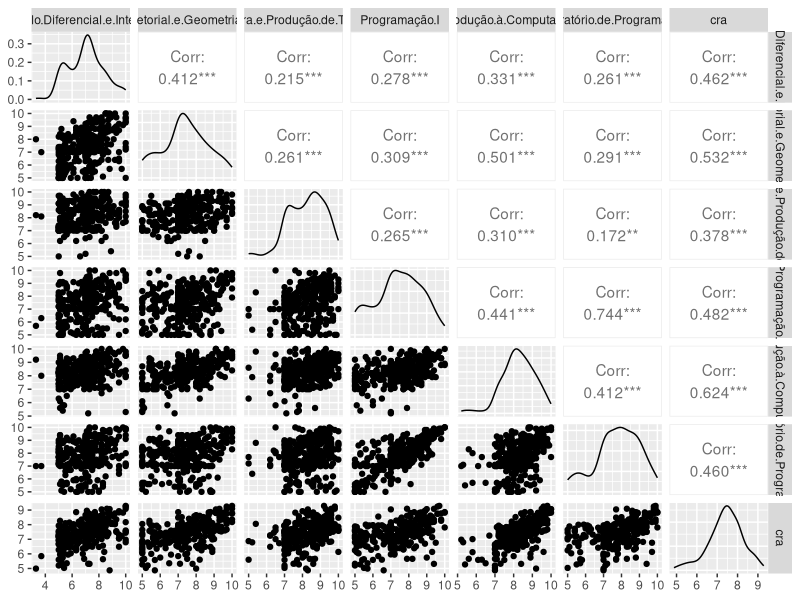
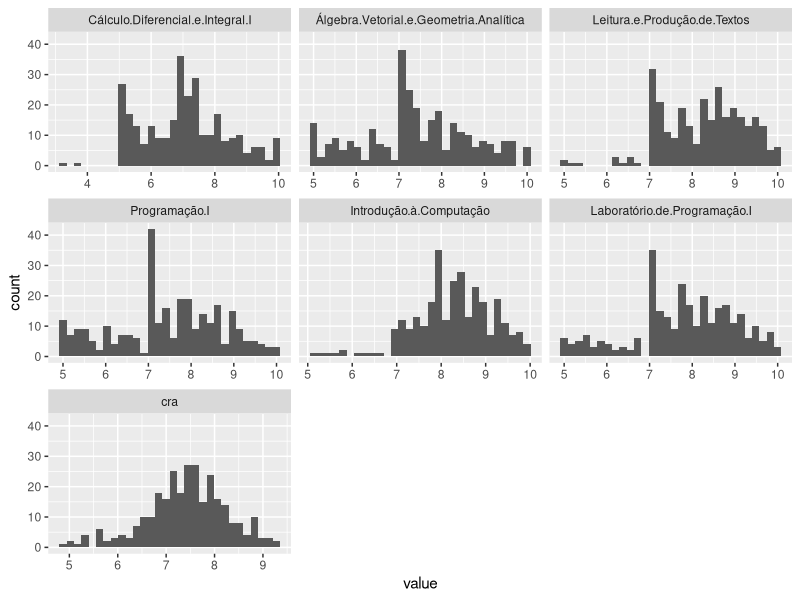
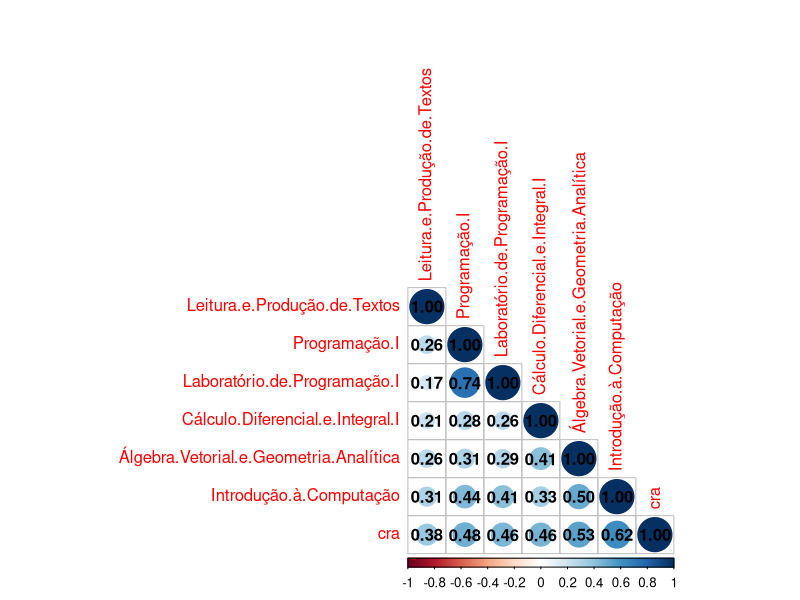
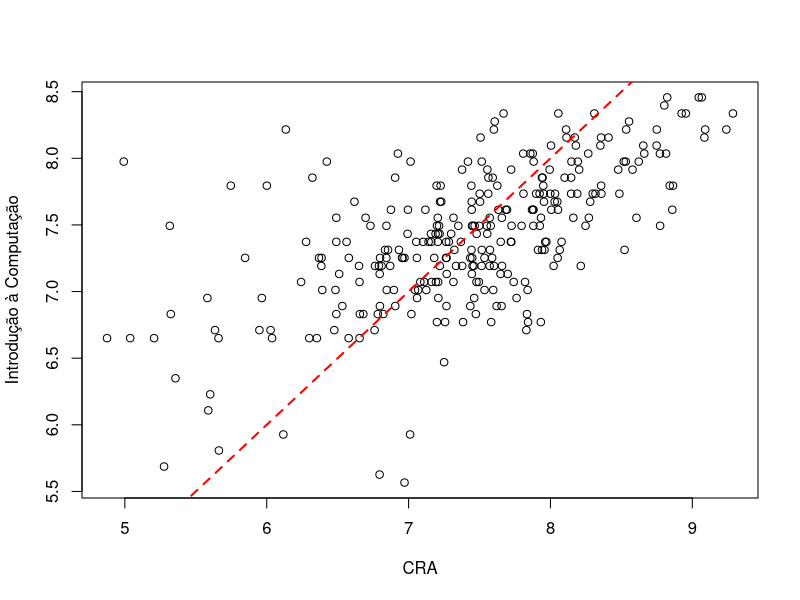
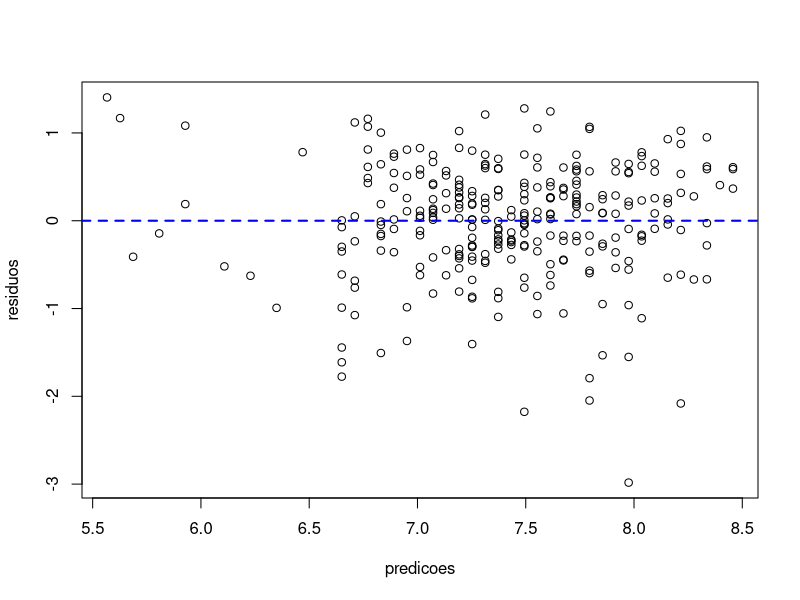
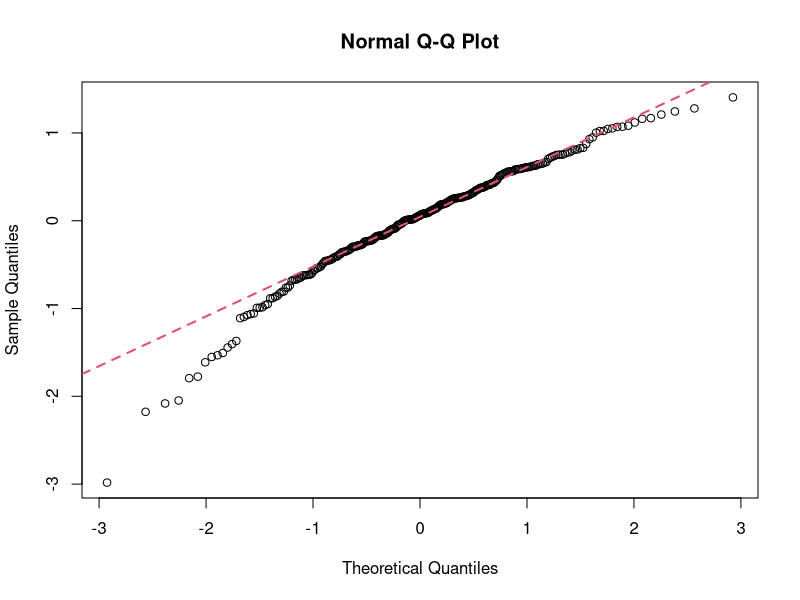
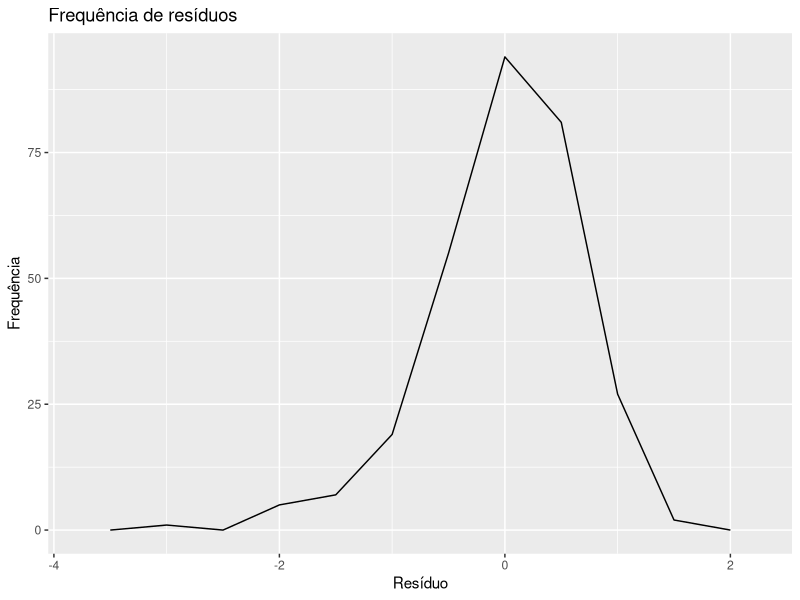
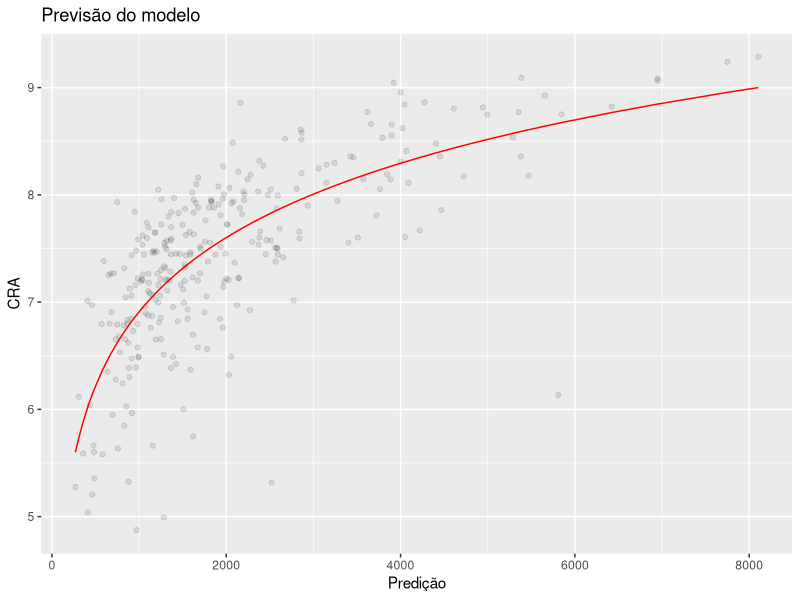

These figures' R source, in order:
## ---- chunk 1
library(dplyr)
library(reshape2)
library(GGally)
library(ggplot2)
library(corrplot)
## ---- chunk 2
dados <- read.csv("dados/graduados.csv")
## ---- chunk 3
#ordenando os dados pela matrícula
graduados <- dados %>%
  arrange(matricula)

#filtrando dados e removendo os NaNs
graduados.clean <- graduados %>%
  filter(!is.na(media))

#calculando CRA dos alunos e salvando numa coluna
graduados.cra <- graduados.clean %>%
  group_by(matricula) %>%
  mutate(cra.contrb = media*creditos) %>%
  summarise(cra = sum(cra.contrb)/sum(creditos))

#utilizando a função dcast para deixar o dataset na forma ideal para a análise
graduados.model.input <- graduados.clean %>%
  group_by(matricula, disciplina) %>%
  filter(media == max(media))%>%
  ungroup() %>%
  select(matricula, disciplina, media) %>%
  mutate(disciplina = as.factor(gsub(" ", ".", disciplina))) %>%
  dcast(matricula ~disciplina, mean) %>%
  merge(graduados.cra)
## ---- chunk 4
#filtrando disciplinas
primeiro.periodo <- graduados.model.input %>%
  select(matricula, Cálculo.Diferencial.e.Integral.I, Álgebra.Vetorial.e.Geometria.Analítica, Leitura.e.Produção.de.Textos, Programação.I, Introdução.à.Computação, Laboratório.de.Programação.I, cra)

#removendo NaNs
primeiro.periodo <- na.omit(primeiro.periodo)
primeiro.periodo <- primeiro.periodo %>% select(-matricula)

#plotando relacionamento entra as disciplinas
ggpairs(primeiro.periodo)

#utilizamos a função melt para transformar os dados e podermos ter o plot dos histogramas de todas as disciplinas
df1 <- melt(primeiro.periodo)

#plotando histogramas
ggplot(df1,aes(x = value)) + 
    facet_wrap(~variable, scales = "free_x") + 
    geom_histogram()
## ---- chunk 5
#calculando matriz de correlação
correlationMatrix1 <- cor(primeiro.periodo)

print(correlationMatrix1)

#utlizamos a bibliota corrplot para montar o gráfico com as correlações
corrplot(correlationMatrix1, method="circle", type="lower", order="hclust", addCoef.col = "black")
## ---- chunk 6
#modelo de regressao linear apenas com a disciplina de (IC) Introdução a Computação
IC <- primeiro.periodo$Introdução.à.Computação
CRA.p.1 <- primeiro.periodo$cra

lm.IC = lm(CRA.p.1 ~ IC)
## ---- chunk 7
summary(lm.IC)
## ---- chunk 8
predicoes = predict.lm(lm.IC,primeiro.periodo)
residuos = CRA.p.1 - predicoes
## ---- chunk 9
axisRange = extendrange(c(CRA.p.1,predicoes)) #deixando as variáveis na mesma escala

#plot modelo
plot(CRA.p.1,predicoes, xlab="CRA", ylab="Introdução à Computação")
abline(0,1,col="red",lty=2,lwd=2)

## ---- chunk 10
#plot residuos
plot(predicoes,residuos)
abline(h=0,col="blue",lty=2,lwd=2)

## ---- chunk 11
qqnorm(residuos)
qqline(residuos, col = 2,lwd=2,lty=2)
## ---- chunk 12
ggplot(lm.IC, aes(.resid)) + labs(title="Frequência de resíduos", x= "Resíduo", y="Frequência") + 
  geom_freqpoly(binwidth = 0.5) 
## ---- chunk 13
#modelo utilizando todas as variaveis
lm.primeiro.periodo <- lm(cra ~ Laboratório.de.Programação.I + Programação.I + Introdução.à.Computação + Cálculo.Diferencial.e.Integral.I + Álgebra.Vetorial.e.Geometria.Analítica + Leitura.e.Produção.de.Textos, primeiro.periodo)
lm.primeiro.periodo


library(broom)
tidy(lm.primeiro.periodo, conf.int = TRUE)

## ---- chunk 14
#plot do modelo
prediction <- predict(lm.primeiro.periodo)

exp.prediction <- exp(prediction) - 1 #transformando o vetor de predição para a unidade original do problema (em ha).

lm_prediction <- data.frame(pred = exp.prediction, obs = primeiro.periodo$cra)

ggplot(lm_prediction, aes(pred, obs)) +  geom_point(alpha = 0.1, position = position_jitter(width = 0.3)) + 
  labs(title="Previsão do modelo", x= "Predição", y="CRA") +  
  geom_line(aes(y = predict(lm.primeiro.periodo, primeiro.periodo)), colour = "red")
## ---- chunk 15
predicoes = predict.lm(lm.primeiro.periodo,primeiro.periodo)
residuos = primeiro.periodo$cra - predicoes
plot(predicoes,residuos)
abline(h=0,col="blue",lty=2,lwd=2)

## ---- chunk 16
qqnorm(residuos)
qqline(residuos, col = 2,lwd=2,lty=2)
## ---- chunk 17
ggplot(lm.primeiro.periodo, aes(.resid)) + labs(title="Frequência de resíduos", x= "Resíduo", y="Frequência") + 
  geom_freqpoly(binwidth = 0.5) 
## ---- chunk 18
segundo.periodo <-  graduados.model.input %>%
  select(matricula, Cálculo.Diferencial.e.Integral.II, Matemática.Discreta, Programação.II, Teoria.dos.Grafos, Fundamentos.de.Física.Clássica, Laboratório.de.Programação.II, cra)

segundo.periodo <- na.omit(segundo.periodo)
segundo.periodo <- segundo.periodo %>% select(-matricula)

ggpairs(segundo.periodo)

df2 <- melt(segundo.periodo)

ggplot(df2,aes(x = value)) + 
    facet_wrap(~variable, scales = "free_x") + 
    geom_histogram()

## ---- chunk 19
correlationMatrix2 <- cor(segundo.periodo)
print(correlationMatrix2)
corrplot(correlationMatrix2, method="circle", type="lower", order="hclust", addCoef.col = "black")
## ---- chunk 20
lm.segundo.periodo <- lm(cra ~ Cálculo.Diferencial.e.Integral.II + Matemática.Discreta + Programação.II + Teoria.dos.Grafos+ Fundamentos.de.Física.Clássica+ Laboratório.de.Programação.II, segundo.periodo)


library(broom)
tidy(lm.segundo.periodo, conf.int = TRUE)


#plot do modelo
prediction <- predict(lm.segundo.periodo)

exp.prediction <- exp(prediction) - 1 #transformando o vetor de predição para a unidade original do problema (em ha).

lm_prediction <- data.frame(pred = exp.prediction, obs = segundo.periodo$cra)


ggplot(lm_prediction, aes(pred, obs)) +  geom_point(alpha = 0.1, position = position_jitter(width = 0.3)) + 
  labs(title="Previsão do modelo", x= "Predição", y="CRA") +  
  geom_line(aes(y = predict(lm.segundo.periodo, segundo.periodo)), colour = "red")
## ---- chunk 21
predicoes = predict.lm(lm.segundo.periodo,segundo.periodo)
residuos = segundo.periodo$cra - predicoes
plot(predicoes,residuos)
abline(h=0,col="blue",lty=2,lwd=2)

## ---- chunk 22
qqnorm(residuos)
qqline(residuos, col = 2,lwd=2,lty=2)
## ---- chunk 23
ggplot(lm.segundo.periodo, aes(.resid)) + labs(title="Frequência de resíduos", x= "Resíduo", y="Frequência") + 
  geom_freqpoly(binwidth = 0.5) 
